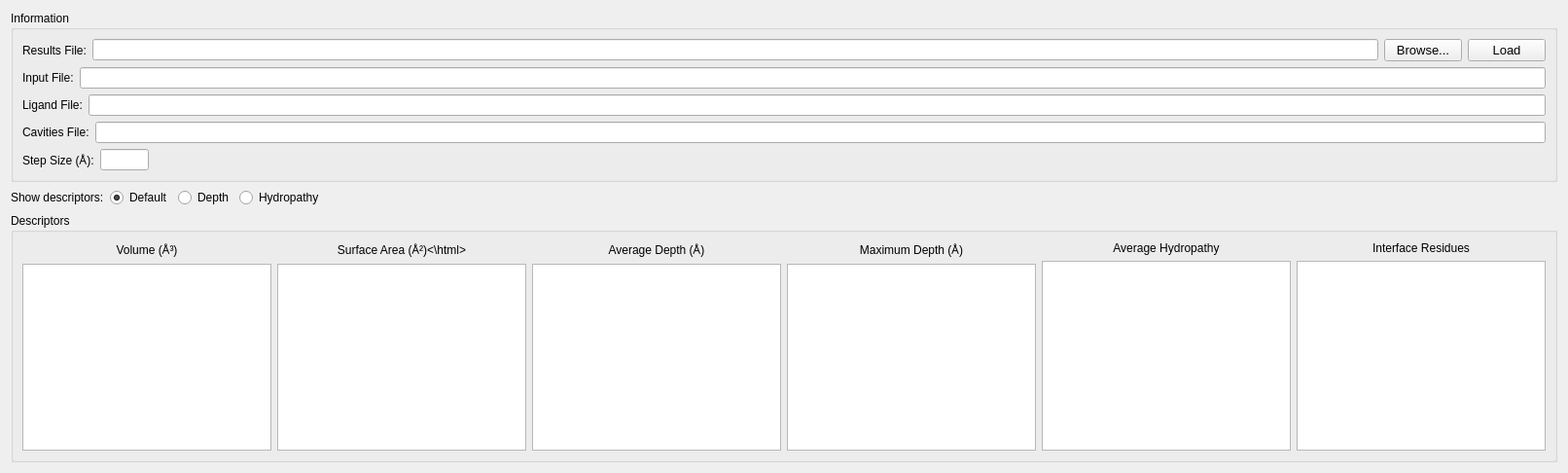
      <widget class="QWidget" name="results">
       <attribute name="title">
        <string>Results</string>
       </attribute>
       <layout class="QGridLayout" name="gridLayout_5">
        <item row="1" column="0">
         <layout class="QHBoxLayout" name="show_descriptors">
          <item>
           <widget class="QLabel" name="show_descriptors_label">
            <property name="sizePolicy">
             <sizepolicy hsizetype="Fixed" vsizetype="Preferred">
              <horstretch>0</horstretch>
              <verstretch>0</verstretch>
             </sizepolicy>
            </property>
            <property name="text">
             <string>Show descriptors:</string>
            </property>
           </widget>
          </item>
          <item>
           <widget class="QRadioButton" name="default_view">
            <property name="sizePolicy">
             <sizepolicy hsizetype="Fixed" vsizetype="Fixed">
              <horstretch>0</horstretch>
              <verstretch>0</verstretch>
             </sizepolicy>
            </property>
            <property name="text">
             <string>Default</string>
            </property>
            <property name="checked">
             <bool>true</bool>
            </property>
            <property name="autoExclusive">
             <bool>true</bool>
            </property>
           </widget>
          </item>
          <item>
           <widget class="QRadioButton" name="depth_view">
            <property name="sizePolicy">
             <sizepolicy hsizetype="Fixed" vsizetype="Fixed">
              <horstretch>0</horstretch>
              <verstretch>0</verstretch>
             </sizepolicy>
            </property>
            <property name="acceptDrops">
             <bool>false</bool>
            </property>
            <property name="text">
             <string>Depth</string>
            </property>
           </widget>
          </item>
          <item>
           <widget class="QRadioButton" name="hydropathy_view">
            <property name="sizePolicy">
             <sizepolicy hsizetype="Fixed" vsizetype="Fixed">
              <horstretch>0</horstretch>
              <verstretch>0</verstretch>
             </sizepolicy>
            </property>
            <property name="text">
             <string>Hydropathy</string>
            </property>
           </widget>
          </item>
          <item>
           <spacer name="horizontalSpacer_3">
            <property name="orientation">
             <enum>Qt::Horizontal</enum>
            </property>
            <property name="sizeHint" stdset="0">
             <size>
              <width>40</width>
              <height>20</height>
             </size>
            </property>
           </spacer>
          </item>
         </layout>
        </item>
        <item row="0" column="0">
         <widget class="QGroupBox" name="results_information">
          <property name="title">
           <string>Information</string>
          </property>
          <layout class="QVBoxLayout" name="verticalLayout_7">
           <item>
            <layout class="QHBoxLayout" name="hframe26">
             <item>
              <widget class="QLabel" name="results_file_label">
               <property name="sizePolicy">
                <sizepolicy hsizetype="Minimum" vsizetype="Preferred">
                 <horstretch>0</horstretch>
                 <verstretch>0</verstretch>
                </sizepolicy>
               </property>
               <property name="text">
                <string>Results File:</string>
               </property>
              </widget>
             </item>
             <item>
              <widget class="QLineEdit" name="results_file_entry">
               <property name="readOnly">
                <bool>true</bool>
               </property>
              </widget>
             </item>
             <item>
              <widget class="QPushButton" name="button_browse4">
               <property name="font">
                <font>
                 <pointsize>10</pointsize>
                 <weight>50</weight>
                 <italic>false</italic>
                 <bold>false</bold>
                 <kerning>true</kerning>
                </font>
               </property>
               <property name="text">
                <string notr="true">Browse...</string>
               </property>
              </widget>
             </item>
             <item>
              <widget class="QPushButton" name="button_load_results">
               <property name="font">
                <font>
                 <pointsize>10</pointsize>
                 <weight>50</weight>
                 <italic>false</italic>
                 <bold>false</bold>
                 <kerning>true</kerning>
                </font>
               </property>
               <property name="text">
                <string notr="true">Load</string>
               </property>
              </widget>
             </item>
            </layout>
           </item>
           <item>
            <layout class="QHBoxLayout" name="hframe27">
             <item>
              <widget class="QLabel" name="input_file_label">
               <property name="text">
                <string>Input File:</string>
               </property>
              </widget>
             </item>
             <item>
              <widget class="QLineEdit" name="input_file_entry">
               <property name="readOnly">
                <bool>true</bool>
               </property>
              </widget>
             </item>
            </layout>
           </item>
           <item>
            <layout class="QHBoxLayout" name="hframe28">
             <item>
              <widget class="QLabel" name="ligand_file_label">
               <property name="text">
                <string>Ligand File:</string>
               </property>
              </widget>
             </item>
             <item>
              <widget class="QLineEdit" name="ligand_file_entry">
               <property name="readOnly">
                <bool>true</bool>
               </property>
              </widget>
             </item>
            </layout>
           </item>
           <item>
            <layout class="QHBoxLayout" name="hframe29">
             <item>
              <widget class="QLabel" name="cavities_file_label">
               <property name="text">
                <string>Cavities File:</string>
               </property>
              </widget>
             </item>
             <item>
              <widget class="QLineEdit" name="cavities_file_entry">
               <property name="readOnly">
                <bool>true</bool>
               </property>
              </widget>
             </item>
            </layout>
           </item>
           <item>
            <layout class="QHBoxLayout" name="hframe30">
             <item>
              <widget class="QLabel" name="step_size_label_2">
               <property name="text">
                <string>Step Size (Å):</string>
               </property>
              </widget>
             </item>
             <item>
              <widget class="QLineEdit" name="step_size_entry">
               <property name="sizePolicy">
                <sizepolicy hsizetype="Minimum" vsizetype="Fixed">
                 <horstretch>0</horstretch>
                 <verstretch>0</verstretch>
                </sizepolicy>
               </property>
               <property name="maximumSize">
                <size>
                 <width>50</width>
                 <height>16777215</height>
                </size>
               </property>
               <property name="text">
                <string/>
               </property>
               <property name="maxLength">
                <number>10</number>
               </property>
               <property name="alignment">
                <set>Qt::AlignCenter</set>
               </property>
               <property name="readOnly">
                <bool>true</bool>
               </property>
              </widget>
             </item>
             <item>
              <spacer name="horizontalSpacer_2">
               <property name="orientation">
                <enum>Qt::Horizontal</enum>
               </property>
               <property name="sizeHint" stdset="0">
                <size>
                 <width>40</width>
                 <height>20</height>
                </size>
               </property>
              </spacer>
             </item>
            </layout>
           </item>
          </layout>
         </widget>
        </item>
        <item row="2" column="0">
         <widget class="QGroupBox" name="descriptors">
          <property name="sizePolicy">
           <sizepolicy hsizetype="Preferred" vsizetype="Preferred">
            <horstretch>0</horstretch>
            <verstretch>0</verstretch>
           </sizepolicy>
          </property>
          <property name="title">
           <string>Descriptors</string>
          </property>
          <layout class="QHBoxLayout" name="horizontalLayout">
           <item>
            <layout class="QVBoxLayout" name="vframe1">
             <item>
              <widget class="QLabel" name="volume_label">
               <property name="sizePolicy">
                <sizepolicy hsizetype="Preferred" vsizetype="Preferred">
                 <horstretch>0</horstretch>
                 <verstretch>0</verstretch>
                </sizepolicy>
               </property>
               <property name="text">
                <string>Volume (Å³)</string>
               </property>
               <property name="alignment">
                <set>Qt::AlignCenter</set>
               </property>
              </widget>
             </item>
             <item>
              <widget class="QListWidget" name="volume_list">
               <property name="sizePolicy">
                <sizepolicy hsizetype="Preferred" vsizetype="Expanding">
                 <horstretch>0</horstretch>
                 <verstretch>0</verstretch>
                </sizepolicy>
               </property>
               <property name="minimumSize">
                <size>
                 <width>153</width>
                 <height>0</height>
                </size>
               </property>
               <property name="selectionMode">
                <enum>QAbstractItemView::MultiSelection</enum>
               </property>
              </widget>
             </item>
            </layout>
           </item>
           <item>
            <layout class="QVBoxLayout" name="vframe2">
             <item>
              <widget class="QLabel" name="area_label">
               <property name="sizePolicy">
                <sizepolicy hsizetype="Preferred" vsizetype="Preferred">
                 <horstretch>0</horstretch>
                 <verstretch>0</verstretch>
                </sizepolicy>
               </property>
               <property name="text">
                <string>&lt;html&gt;Surface Area (Å&amp;#178;)&lt;\html&gt;</string>
               </property>
               <property name="alignment">
                <set>Qt::AlignCenter</set>
               </property>
              </widget>
             </item>
             <item>
              <widget class="QListWidget" name="area_list">
               <property name="sizePolicy">
                <sizepolicy hsizetype="Preferred" vsizetype="Expanding">
                 <horstretch>0</horstretch>
                 <verstretch>0</verstretch>
                </sizepolicy>
               </property>
               <property name="minimumSize">
                <size>
                 <width>153</width>
                 <height>0</height>
                </size>
               </property>
               <property name="selectionMode">
                <enum>QAbstractItemView::MultiSelection</enum>
               </property>
              </widget>
             </item>
            </layout>
           </item>
           <item>
            <layout class="QVBoxLayout" name="vframe4">
             <item>
              <widget class="QLabel" name="avg_depth_label">
               <property name="text">
                <string>Average Depth (Å)</string>
               </property>
               <property name="alignment">
                <set>Qt::AlignCenter</set>
               </property>
              </widget>
             </item>
             <item>
              <widget class="QListWidget" name="avg_depth_list">
               <property name="sizePolicy">
                <sizepolicy hsizetype="Preferred" vsizetype="Expanding">
                 <horstretch>0</horstretch>
                 <verstretch>0</verstretch>
                </sizepolicy>
               </property>
               <property name="minimumSize">
                <size>
                 <width>153</width>
                 <height>0</height>
                </size>
               </property>
               <property name="selectionMode">
                <enum>QAbstractItemView::MultiSelection</enum>
               </property>
              </widget>
             </item>
            </layout>
           </item>
           <item>
            <layout class="QVBoxLayout" name="vframe5">
             <item>
              <widget class="QLabel" name="max_depth_label">
               <property name="text">
                <string>Maximum Depth (Å)</string>
               </property>
               <property name="alignment">
                <set>Qt::AlignCenter</set>
               </property>
              </widget>
             </item>
             <item>
              <widget class="QListWidget" name="max_depth_list">
               <property name="sizePolicy">
                <sizepolicy hsizetype="Preferred" vsizetype="Expanding">
                 <horstretch>0</horstretch>
                 <verstretch>0</verstretch>
                </sizepolicy>
               </property>
               <property name="minimumSize">
                <size>
                 <width>153</width>
                 <height>0</height>
                </size>
               </property>
               <property name="selectionMode">
                <enum>QAbstractItemView::MultiSelection</enum>
               </property>
              </widget>
             </item>
            </layout>
           </item>
           <item>
            <layout class="QVBoxLayout" name="verticalLayout_6">
             <item>
              <widget class="QLabel" name="avg_hydropathy_label">
               <property name="text">
                <string>Average Hydropathy</string>
               </property>
               <property name="alignment">
                <set>Qt::AlignCenter</set>
               </property>
              </widget>
             </item>
             <item>
              <widget class="QListWidget" name="avg_hydropathy_list">
               <property name="sizePolicy">
                <sizepolicy hsizetype="Preferred" vsizetype="Expanding">
                 <horstretch>0</horstretch>
                 <verstretch>0</verstretch>
                </sizepolicy>
               </property>
               <property name="minimumSize">
                <size>
                 <width>153</width>
                 <height>0</height>
                </size>
               </property>
               <property name="selectionMode">
                <enum>QAbstractItemView::MultiSelection</enum>
               </property>
              </widget>
             </item>
            </layout>
           </item>
           <item>
            <layout class="QVBoxLayout" name="vframe3">
             <item>
              <widget class="QLabel" name="residues_label">
               <property name="sizePolicy">
                <sizepolicy hsizetype="Preferred" vsizetype="Preferred">
                 <horstretch>0</horstretch>
                 <verstretch>0</verstretch>
                </sizepolicy>
               </property>
               <property name="text">
                <string>Interface Residues</string>
               </property>
               <property name="alignment">
                <set>Qt::AlignCenter</set>
               </property>
              </widget>
             </item>
             <item>
              <widget class="QListWidget" name="residues_list">
               <property name="sizePolicy">
                <sizepolicy hsizetype="Preferred" vsizetype="Expanding">
                 <horstretch>0</horstretch>
                 <verstretch>0</verstretch>
                </sizepolicy>
               </property>
               <property name="minimumSize">
                <size>
                 <width>153</width>
                 <height>0</height>
                </size>
               </property>
               <property name="selectionMode">
                <enum>QAbstractItemView::MultiSelection</enum>
               </property>
              </widget>
             </item>
            </layout>
           </item>
          </layout>
         </widget>
        </item>
       </layout>
      </widget>
